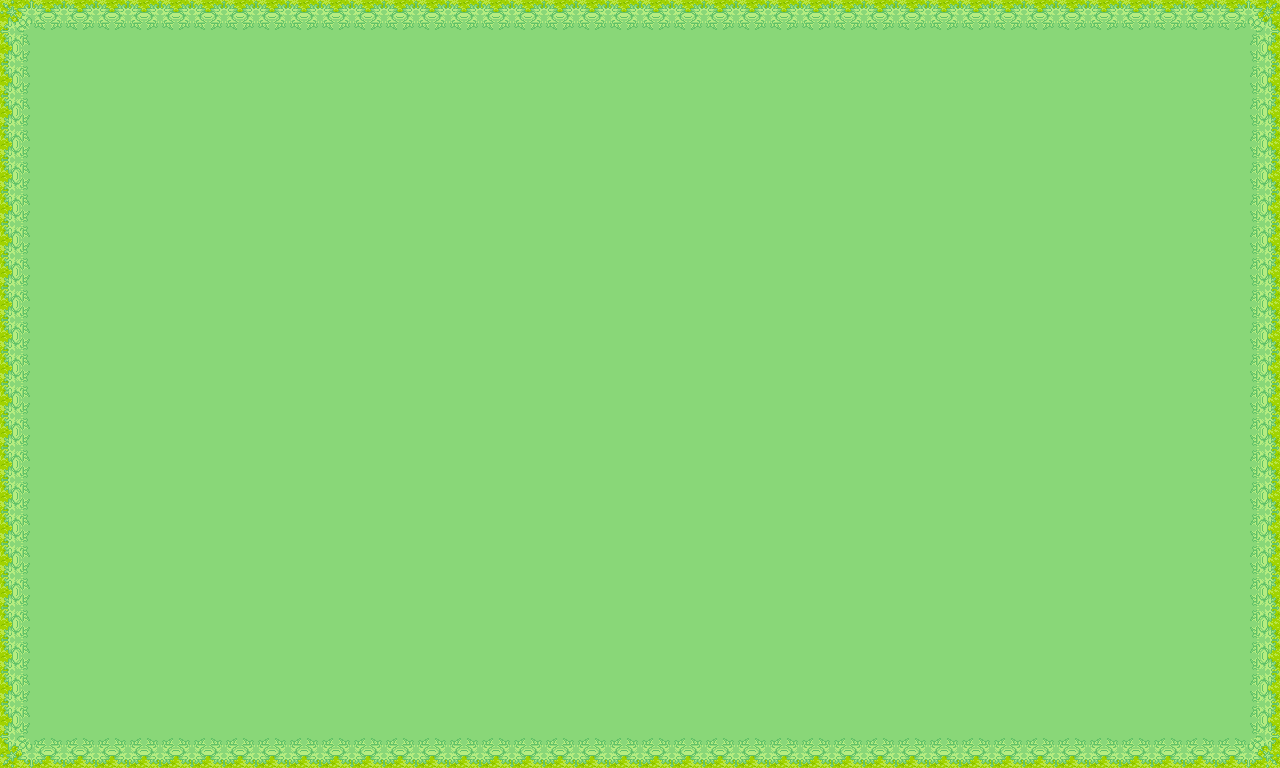

Rendered tile map (Tiled .tmx) drawn with the repository's tilesets; below, a short description and the map source with its tile grids summarised:
An orthogonal 40x24 tile map with 32x32 px tiles, 2 tile layers (Background, Blocks).

<map version="1.0" orientation="orthogonal" renderorder="right-down" width="40" height="24" tilewidth="32" tileheight="32">
 <tileset firstgid="1" name="Gop" tilewidth="32" tileheight="32">
  <image source="Gop.png" width="96" height="96" />
 </tileset>
 <layer name="Background" width="40" height="24">
  <data>[960 cells, 960 non-empty, 1 distinct tile ids]</data>
 </layer>
 <layer name="Blocks" width="40" height="24">
  <data>[960 cells, 124 non-empty, 8 distinct tile ids]</data>
 </layer>
</map>
